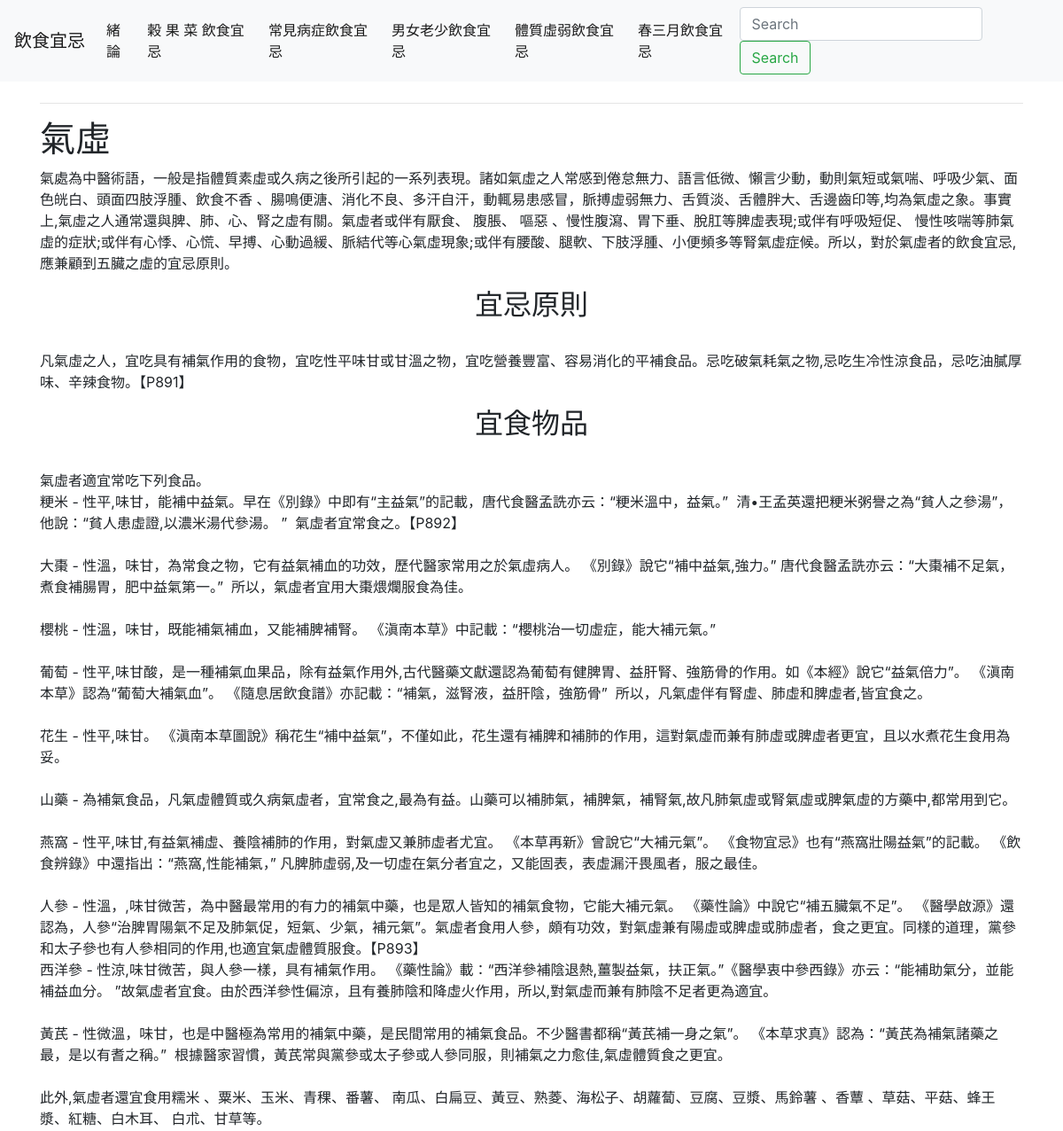
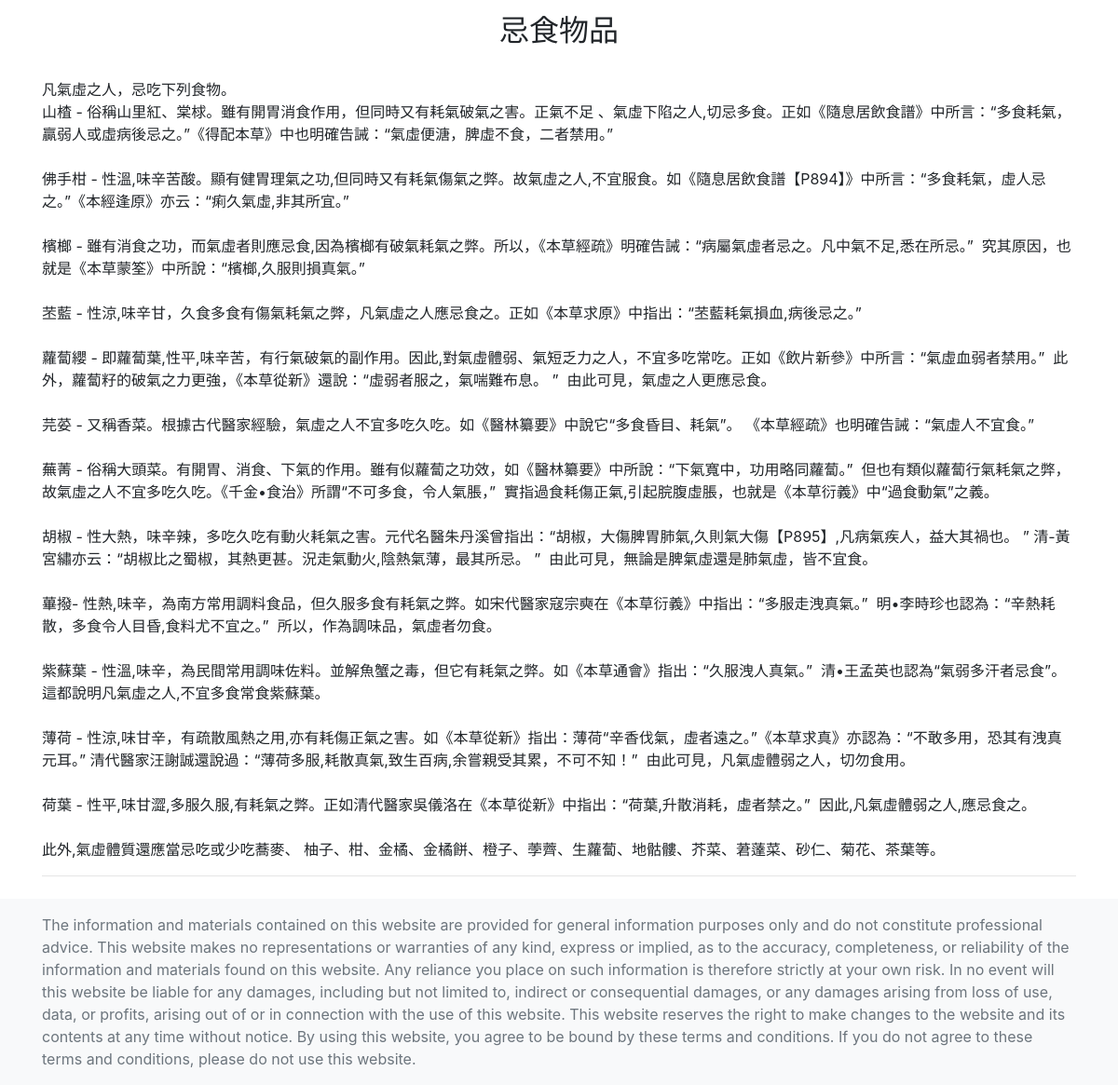
Screenshot of /deficiency/1 with the database file from the repository (2 pictures, top to bottom).
### tables this page shows
CREATE TABLE Deficiency (
    id INTEGER PRIMARY KEY AUTOINCREMENT,
    [name] VARCHAR(50),
    [description] TEXT,
    principles TEXT,
    suitable_foods TEXT,
    nonsuitable_foods TEXT
);

### routes.py (the view)
@bp.route('/deficiency/<int:deficiency_id>')
def deficiency_details(deficiency_id):
    try:
        db = DatabaseModel('database.db')
        deficiency = db.get_DeficiencyByID(deficiency_id)
        return render_template('deficiencydetails.html', deficiency=deficiency)
    except Exception as e:
        return render_template('error.html', error_message=str(e)), 404

### models.py (called while the page is built)
    def get_DeficiencyByID(self, deficiency_id):
        self.cursor.row_factory = sqlite3.Row
        self.cursor.execute(f'SELECT * FROM Deficiency WHERE id = {deficiency_id}')
        rows = self.cursor.fetchall()
        return rows[0]

### templates/deficiencydetails.html
{% extends 'base.html' %}
{% block content %}
<hr>
    <h1>{% block title %} {{ deficiency['name'] }}{% endblock %}</h1>
    <p style="white-space-collapse: preserve;">{{ deficiency['description']}}</p>
    <p class="h2 text-center">宜忌原則</p><br>
    <p style="white-space-collapse: preserve;">{{ deficiency['principles'] }}</p>
    <p class="h2 text-center">宜食物品</p><br>
    <p style="white-space-collapse: preserve;">{{ deficiency['suitable_foods'] }}</p>
    <p class="h2 text-center">忌食物品</p><br>
    <p style="white-space-collapse: preserve;">{{ deficiency['nonsuitable_foods'] }}</p>
<hr>
{% endblock %}

### rows the page displays
Deficiency: name "氣虛", description "氣處為中醫術語，一般是指體質素虛或久病之後所引起的一系列表現。諸如氣虛之人常感到倦怠無力、語言低微、懶言少動，動則氣短或氣喘、呼吸少氣、面色㿠白、頭面四肢浮腫、飲食不香 、腸鳴便溏、消化不良、多汗自汗，動輒易患感冒，脈搏虛弱無力、舌質淡、舌體胖大、舌邊齒印等,均為氣虛之象。事實上,氣虛之人通常還與脾、肺、心、腎之虛有關。氣虛者或伴有厭食、 腹脹、 嘔惡 、慢性腹瀉、胃下垂、脫肛等脾虛表現;或伴有呼吸短促、 慢性咳喘等肺氣虛的症狀;或伴有心悸、心慌、早搏、心動過緩、脈結代等心氣虛現象;或伴有腰酸、腿軟、下肢浮腫、小便頻多等腎氣虛症候。所以，對於氣虛者的飲食宜忌,應兼顧到五臟之虛的宜忌原則。", principles "凡氣虛之人，宜吃具有補氣作用的食物，宜吃性平味甘或甘溫之物，宜吃營養豐富、容易消化的平補食品。忌吃破氣耗氣之物,忌吃生冷性涼食品，忌吃油膩厚味、辛辣食物。【P891】", suitable_foods "氣虛者適宜常吃下列食品。 粳米 - 性平,味甘，能補中益氣。早在《別錄》中即有“主益氣”的記載，唐代食醫孟詵亦云：“粳米溫中，益氣。” 清•王孟英還把粳米粥譽之為“貧人之參湯”，他說：“貧人患虛證,以濃米湯代參湯。 ” 氣虛者宜常食之。【P892】 大棗 - 性溫，味甘，為常食之物，它有益氣補血的功效，歷代醫家常用之於氣虛病人。 《別錄》說它“補中益氣,強力。” 唐代食醫孟詵亦云：“大棗補不足氣，煮食補腸胃，肥中益氣第一。” 所以，氣虛者宜用大棗煨爛服食為佳。 櫻桃 - 性溫，味甘，既能補氣補血，又能補脾補腎。 《滇南本草》中記載：“櫻桃治一切虛症，能大補元氣。” 葡萄 - 性平,味甘酸，是一種補氣血果品，除有益氣作用外,古代醫藥文獻還認為葡萄有健脾胃、益肝腎、強筋骨的作用。如《本經》說它“益氣倍力”。 《滇南本草》認為“葡萄大補氣血”。 《隨息居飲食譜》亦記載：“補氣，滋腎液，益肝陰，強筋骨” 所以，凡氣虛伴有腎虛、肺虛和脾虛者,皆宜食之。 花生 - 性平,味甘。 《滇南本草圖說》稱花生“補中益氣”，不僅如此，花生還有補脾和補肺的作用，這對氣虛而兼有肺虛或脾虛者更宜，且以水煮花生食用為妥。 山藥 - 為補氣食品，凡氣虛體質或久病氣虛者，宜常食之,最為有益。山藥可以補肺氣，補脾氣，補腎氣,故凡肺氣虛或腎氣虛或脾氣虛的方藥中,都常用到它。 燕窩 - 性平,味甘,有益氣補虛、養陰補肺的作用，對氣虛又兼肺虛者尤宜。 《本草再新》曾說它“大補元氣”。 《食物宜忌》也有“燕窩壯陽益氣”的記載。 《飲食辨錄》中還指出：“燕窩,性能補氣，”…", nonsuitable_foods "凡氣虛之人，忌吃下列食物。 山楂 - 俗稱山里紅、棠梂。雖有開胃消食作用，但同時又有耗氣破氣之害。正氣不足 、氣虛下陷之人,切忌多食。正如《隨息居飲食譜》中所言：“多食耗氣，贏弱人或虛病後忌之。”《得配本草》中也明確告誡：“氣虛便溏，脾虛不食，二者禁用。” 佛手柑 - 性溫,味辛苦酸。顯有健胃理氣之功,但同時又有耗氣傷氣之弊。故氣虛之人,不宜服食。如《隨息居飲食譜【P894】》中所言：“多食耗氣，虛人忌之。”《本經逢原》亦云：“痢久氣虛,非其所宜。” 檳榔 - 雖有消食之功，而氣虛者則應忌食,因為檳榔有破氣耗氣之弊。所以，《本草經疏》明確告誡：“病屬氣虛者忌之。凡中氣不足,悉在所忌。” 究其原因，也就是《本草蒙筌》中所說：“檳榔,久服則損真氣。” 苤藍 - 性涼,味辛甘，久食多食有傷氣耗氣之弊，凡氣虛之人應忌食之。正如《本草求原》中指出：“苤藍耗氣損血,病後忌之。” 蘿蔔纓 - 即蘿蔔葉,性平,味辛苦，有行氣破氣的副作用。因此,對氣虛體弱、氣短乏力之人，不宜多吃常吃。正如《飲片新參》中所言：“氣虛血弱者禁用。” 此外，蘿蔔籽的破氣之力更強，《本草從新》還說：“虛弱者服之，氣喘難布息。 ” 由此可見，氣虛之人更應忌食。 芫荽 - 又稱香菜。根據古代醫家經驗，氣虛之人不宜多吃久吃。如《醫林纂要》中說它“多食昏目、耗氣”。 《本草經疏》也明確告誡：“氣虛人不宜食。” 蕪菁 - 俗稱大頭菜。有開胃、消食、下氣的作用。雖有似蘿蔔之功效，如《醫林纂要》中所說：“下氣寬中，功用略同蘿蔔。” 但也有類似蘿蔔行氣耗氣之弊，故氣虛之人不宜多吃久吃。《千金•食治》所謂“不可多食，令人氣脹，”…"
